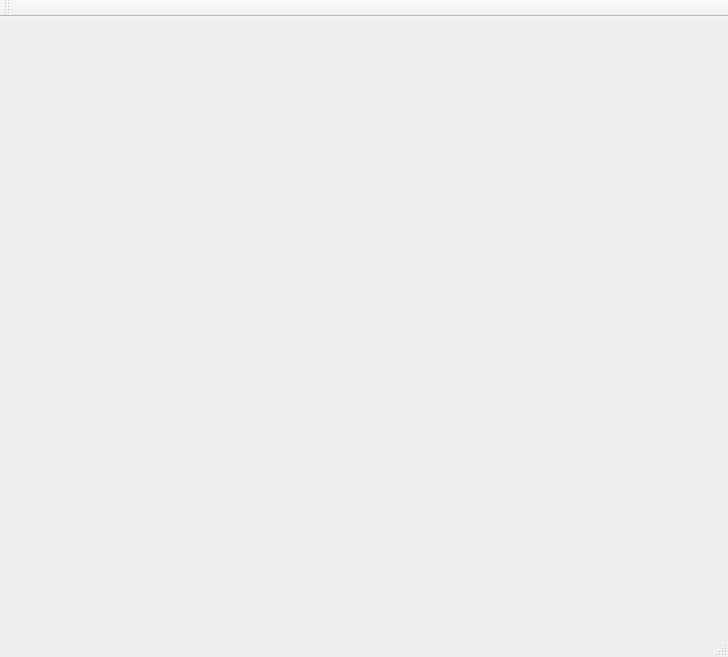
<?xml version="1.0" encoding="UTF-8"?>
<ui version="4.0">
 <class>MainWindow</class>
 <widget class="QMainWindow" name="MainWindow">
  <property name="geometry">
   <rect>
    <x>0</x>
    <y>0</y>
    <width>728</width>
    <height>657</height>
   </rect>
  </property>
  <property name="windowTitle">
   <string>MainWindow</string>
  </property>
  <widget class="NumberEditTest" name="centralWidget"/>
  <widget class="QMenuBar" name="menuBar">
   <property name="geometry">
    <rect>
     <x>0</x>
     <y>0</y>
     <width>728</width>
     <height>21</height>
    </rect>
   </property>
  </widget>
  <widget class="QToolBar" name="mainToolBar">
   <attribute name="toolBarArea">
    <enum>TopToolBarArea</enum>
   </attribute>
   <attribute name="toolBarBreak">
    <bool>false</bool>
   </attribute>
  </widget>
  <widget class="QStatusBar" name="statusBar"/>
 </widget>
 <layoutdefault spacing="6" margin="11"/>
 <customwidgets>
  <customwidget>
   <class>NumberEditTest</class>
   <extends>QWidget</extends>
   <header>NumberEditTest.h</header>
   <container>1</container>
  </customwidget>
 </customwidgets>
 <resources/>
 <connections/>
</ui>
